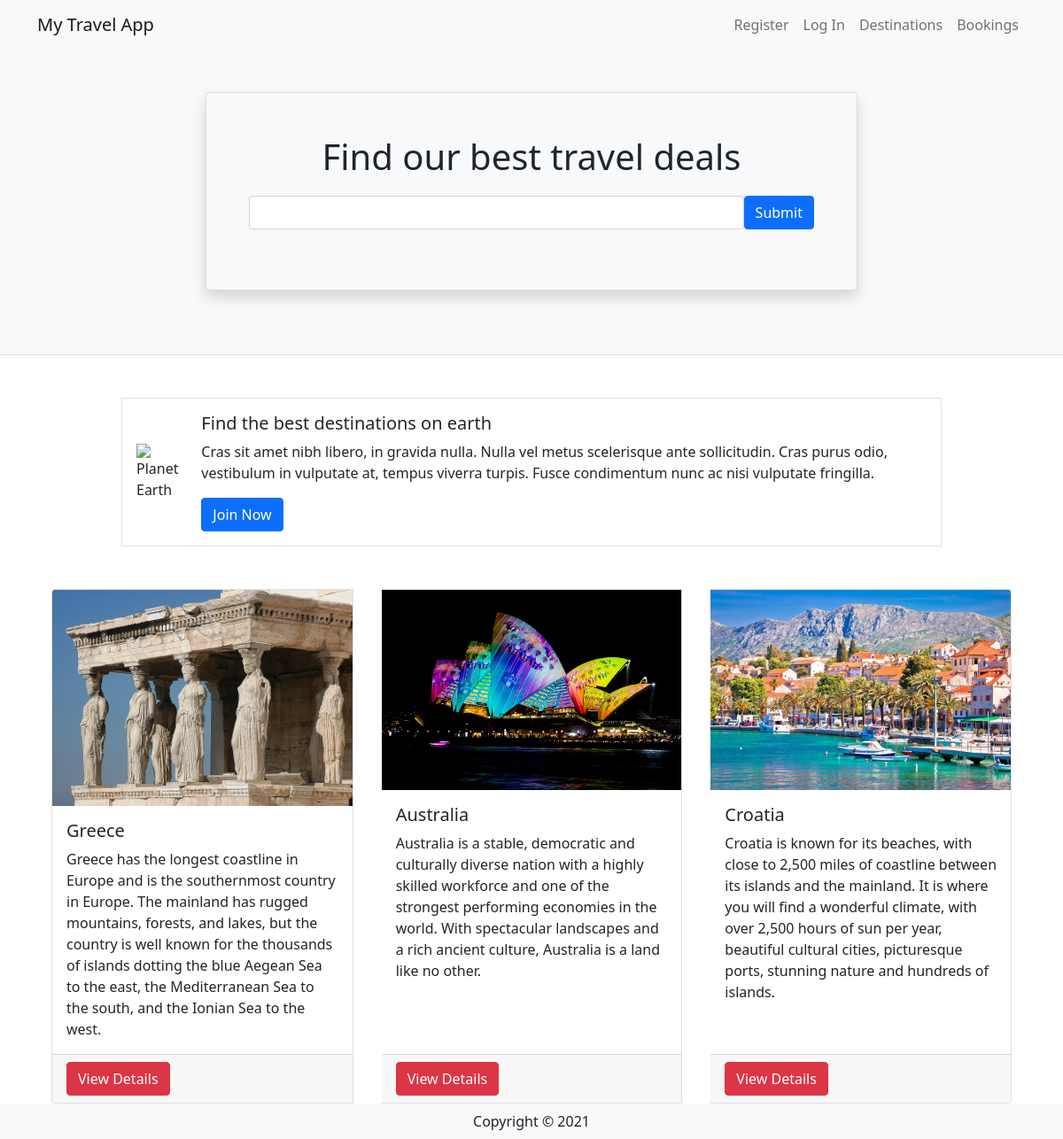
The page / on the database its author committed.
### travel/models.py (models this page shows, shortened)
class Destination(db.Model):
    __tablename__ = 'destinations'
    id = db.Column(db.Integer, primary_key=True)
    name = db.Column(db.String(80))
    description = db.Column(db.String(200))
    image = db.Column(db.String(400))
    currency = db.Column(db.String(3))
    comments = db.relationship('Comment', backref='destination')

### travel/views.py (the view)
@mainbp.route('/')
def index():
    destinations = Destination.query.all()
    return render_template('index.html', destinations=destinations)

### travel/templates/index.html
{% extends 'base.html' %}
{% block header %}
      <div class="container">
         <div class="row justify-content-center mt-5 pb-4">
            <div class="col-md-8">
               <div class="card shadow p-5 mb-5 bg-light">
                  <h1 class="text-center mb-3">Find our best travel deals</h1>
                  <form class="form-inline d-flex flex-nowrap" action="{{url_for('main.search')}}" >
                     <input type="text" name="search" class="form-control flex-grow-1 my-1 mr-sm-2" id="SearchForm">
                     <button type="submit" class="flex-shrink-1 btn btn-primary my-1">Submit</button>
                   </form>
               </div>
            </div>
         </div>
      </div>
{% endblock %}
{% block content %}
      <div class="container">
         <div class="row mt-5 mb-5 justify-content-center">
            <div class="col-md-10">
               <div class="media border p-3 d-flex justify-content-start">
                  <img class="align-self-center me-3" style="max-width:120px"
                     src="https://upload.wikimedia.org/wikipedia/commons/thumb/2/22/Earth_Western_Hemisphere_transparent_background.png/600px-Earth_Western_Hemisphere_transparent_background.png"
                     alt="Planet Earth">
                  <div class="align-self-center media-body">
                     <h5 class="mt-0">Find the best destinations on earth</h5>
                     <p class="d-none d-sm-block">Cras sit amet nibh libero, in gravida nulla. Nulla vel metus
                        scelerisque ante sollicitudin. Cras purus odio, vestibulum in vulputate at, tempus viverra
                        turpis. Fusce condimentum nunc ac nisi vulputate fringilla.</p>
                     <a href="#" class="btn btn-primary">Join Now</a>
                  </div>
               </div>
            </div>
         </div>
         <div class="card-group">
            {% for destination in destinations %}
            <div class="card mx-3">
               <img class="card-img-top"
                  src={{destination.image}} alt="destination picture">
               <div class="card-body">
                  <h5 class="card-title">{{destination.name}}</h5>
                  <p class="card-text">{{destination.description}}</p>
               </div>
               <div class="card-footer"><a href = "{{url_for('destination.show', id=destination.id)}}" class ="btn btn-danger"> View Details </a></div>
            </div>
            {% endfor %}
         </div>
      </div>
{% endblock %}

### travel/templates/base.html (shortened to what this page needs)
<html>
<head>
   <link href="https://cdn.jsdelivr.net/npm/bootstrap@5.0.0-beta3/dist/css/bootstrap.min.css" rel="stylesheet"
>
</head>
<body>
   <header class="bg-light border-bottom">
      <nav class="navbar navbar-expand-lg navbar-light bg-light">
         <div class="container">
            <a href="/" class="navbar-brand">
               My Travel App
            </a>
            <div class="collapse navbar-collapse justify-content-end" id="navbarSupportedContent">
               <div class="navbar-nav ml-auto">
                  {% if current_user.is_authenticated %}
                     <a class="nav-item nav-link disabled text-muted" href="#">Welcome {{current_user.name}}</a>
                     <a class="nav-item nav-link" href="{{ url_for('auth.logout') }}">Log Out</a>
                  {% else %}
                     <a class="nav-item nav-link" href="{{ url_for('auth.register') }}">Register</a>
                     <a class="nav-item nav-link" href="{{ url_for('auth.login') }}">Log In</a>
                  {% endif %}
                  <a class="nav-item nav-link" href="#">Destinations</a>
                  <a class="nav-item nav-link" href="#">Bookings</a>
               </div>
            </div>
         </div>
      </nav>
    {% block header %}
    {% endblock %}
   </header>
   {% block content %}
   {% endblock %}
    <footer class="footer">
        <div class="text-center py-2 bg-light">
            <span class="text-dark">Copyright &copy; 2021</span>
        </div>
    </footer>
   </body>
</html>

### rows shown on the page
Destination: image (picture), name "Greece", description "Greece has the longest coastline in Europe and is the southernmost country in Europe. The mainland has rugged mountains, forests, and lakes, but the country is well known for the thousands of islands dotting the blue Aegean Sea to the east, the Mediterranean Sea to the south, and the Ionian Sea to the west."
Destination: image (picture), name "Australia", description "Australia is a stable, democratic and culturally diverse nation with a highly skilled workforce and one of the strongest performing economies in the world. With spectacular landscapes and a rich ancient culture, Australia is a land like no other."
Destination: image (picture), name "Croatia", description "Croatia is known for its beaches, with close to 2,500 miles of coastline between its islands and the mainland. It is where you will find a wonderful climate, with over 2,500 hours of sun per year, beautiful cultural cities, picturesque ports, stunning nature and hundreds of islands."
